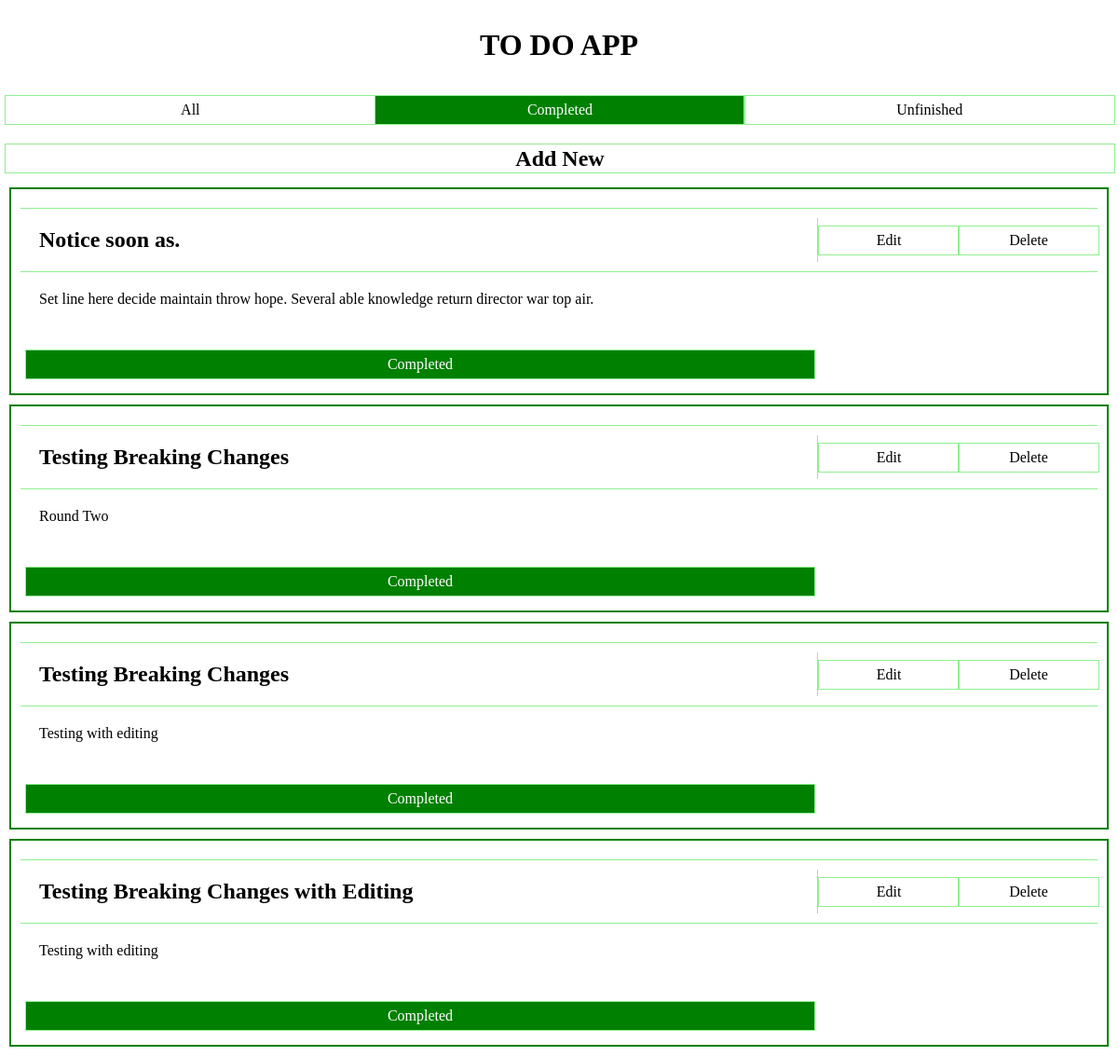
The page /todo/ (signed in) on the database its author committed.
### todo/models.py (models this page shows, shortened)
class Task(models.Model):
    Title = models.CharField(max_length=500)
    Description = models.CharField(max_length=3000, blank=True)
    Created_at = models.DateTimeField(auto_now_add=True)
    Last_modified = models.DateTimeField(auto_now=True)
    Completed = models.BooleanField(default=False)

### todo/views.py (the view)
# urls.py: path('', views.index, name='index'),
def index(request):
    context = {}
    if request.session.has_key('completed'):
        context['tasks'] = Task.objects.filter(Completed=request.session.get('completed'))
        if request.session.get('completed'):
            context['completed'] = "True"
        else:
            context['unfinished'] = "True"
        try:
            del request.session['completed']        # delete request.session['completed']
        except KeyError:
            pass
    else:
        context['tasks'] = Task.objects.all()
    return render(request, 'todo/index.html', context)

### templates/todo/index.html (shortened to what this page needs)
{% extends 'base.html' %}
{% load static %}
    {% block content %}
        <link rel='stylesheet' type="text/css" href="{% static 'css/index.css' %}" >
        <div class="toggle-buttons">
            <a href="{% url 'todo:index' %}">
                <div {% if not completed and not unfinished %} class=btn-filled {% else %} class=btn-transparent {% endif %}>
                    All
                </div>
            </a>
            <a href="{% url 'todo:get_completed' %}">
                <div {% if completed %} class=btn-filled {% else %} class=btn-transparent {% endif %}>
                    Completed
                </div>
            </a>
            <a href="{% url 'todo:get_unfinished' %}">
                <div {% if unfinished %} class=btn-filled {% else %} class=btn-transparent {% endif %}>
                    Unfinished
                </div>
            </a>
        </div>
        <div class="new-task">
            <a href="{% url 'todo:add' %}">
                <div class=btn-transparent><h2>Add New</h2></div>
            </a>
        </div>
        {% if tasks %}
            {% for task in tasks %}
                <div class=task-container>
                    <div class="task-header">
                        <div class="task-title"> <h2>{{task.Title}}</h2> </div>
                        <div class="task-buttons">
                            <a href="{% url 'todo:edit' task.id %}"><div class=btn-transparent>Edit</div></a>
                            <a href="{% url 'todo:delete' task.id %}"><div class=btn-transparent>Delete</div></a>
                        </div>
                    </div>
                    <div class="task-body"><p>{{task.Description}}</p></div>
                    <div class="task-footer">
                        <div class=task-footer-button>
                            {% if task.Completed %}
                                <a href="{% url 'todo:remove_complete' task.id %}"><div class=btn-filled>Completed</div></a>
                            {% else %}
                                <a href="{% url 'todo:complete' task.id %}"><div class=btn-transparent>Complete</div></a>
                            {% endif %}
                        </div>
                    </div>
                </div>
            {% endfor %}
        {% else %}
            <div>
                <h2>No Tasks</h2>
            </div>
        {% endif %}
    {% endblock %}

### static/base.css (style rules this page uses)
* { margin: 0; padding: 0; }
div { margin-top: 10px; }
a, a:visited { color: black; text-decoration: none; width: 100%; }

### static/css/index.css (style rules this page uses)
.toggle-buttons { display: flex; justify-content: space-evenly; padding: 5px; }
.btn-transparent, .btn-filled { border: 1px solid lightgreen; display: flex; justify-content: center; align-items: center; height: 30px; width: 100%; margin: 0; }
.btn-transparent { color: black; }
.btn-filled { background-color: green; color: white; }
.new-task { display: flex; align-items: center; justify-content: center; padding: 5px; }
.task-container { display: flex; flex-direction: column; padding: 10px; border: 2px solid green; margin: 10px; }
.task-header, .task-footer { display: grid; grid-template-columns: 1fr 300px; }
.task-header { border-top: 1px solid; border-bottom: 1px solid; border-color: lightgreen; }
.task-title { display: flex; grid-column: 1; border-right: 1px solid lightgreen; margin: 10px 0; padding: 10px 5px 10px 20px; }
.task-buttons { display: flex; grid-column: 2; justify-content: space-evenly; align-items: center; margin: 0; }
.task-body { margin: 0; padding: 20px 5px 20px 20px; }
.task-footer-button, .task-footer-button-filled { display: flex; padding: 5px; justify-content: center; align-items: center; }

### rows shown on the page
Task: Title "Notice soon as.", Description "Set line here decide maintain throw hope. Several able knowledge return director war top air.", Completed "Completed"
Task: Title "Testing Breaking Changes", Description "Round Two", Completed "Completed"
Task: Title "Testing Breaking Changes", Description "Testing with editing", Completed "Completed"
Task: Title "Testing Breaking Changes with Editing", Description "Testing with editing", Completed "Completed"
